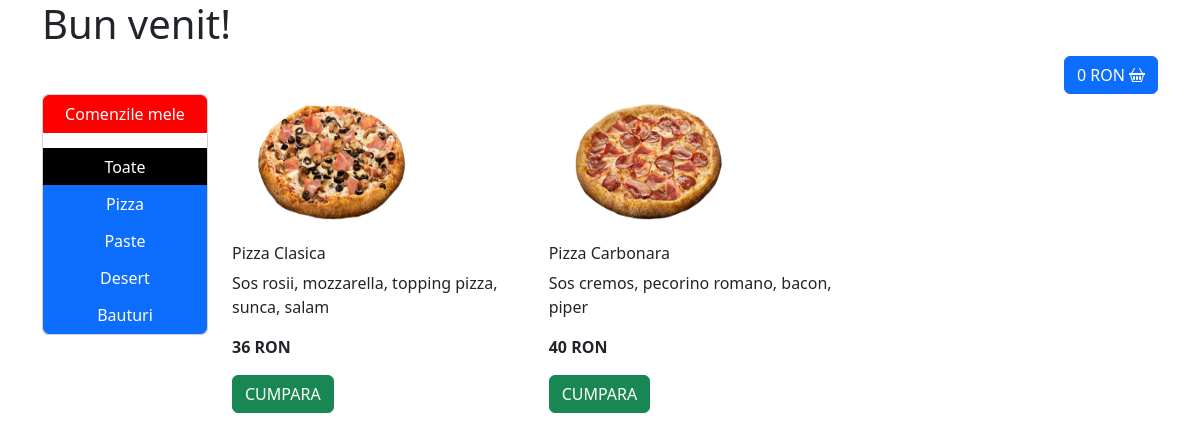
Screenshot of /?categorie=1 with the database file from the repository.
### shop/models.py (models this page shows)
class Categorie(models.Model):
    nume = models.CharField(max_length=50)
    def __str__(self):
        return self.nume

class Produs(models.Model):
    nume = models.CharField(max_length=100)
    image = models.ImageField(upload_to='photos/')
    pret = models.IntegerField()
    descriere = models.CharField(max_length=200)
    categorie = models.ForeignKey(Categorie, on_delete=models.CASCADE)
    def __str__(self):
        return f"{self.nume} - {self.pret} - {self.descriere}"

### shop/views.py (the view)
# urls.py: path('', views.homepage, name='homepage'),
def homepage(request):
    if 'cos' not in request.session:
        request.session['cos'] = []
    if 'categorie' in request.GET:
        id_categorie = int(request.GET.get('categorie'))
        categorie_obiect = Categorie.objects.get(id=id_categorie)
        produse = Produs.objects.filter(categorie=categorie_obiect ).all()
        print(produse)
    else:
        produse = Produs.objects.all()
    categorii = Categorie.objects.all()
    produse_din_cos = []
    for id_produs in request.session['cos']:
        produse_din_cos.append(Produs.objects.get(id=id_produs))
    context = {
        'produse': produse,
        'categorii': categorii,
        'total': sum([produs.pret for produs in produse_din_cos])
    }
    return render(request, 'home.html', context)

### shop/templates/home.html
{% extends 'base.html' %}
{% block content %}
 <h1>Bun venit!</h1>
<div class="d-flex justify-content-end">
<a href="{% url 'checkout' %}" class = "btn btn-primary">
    {{ total }} RON
    <i class="bi bi-basket2"></i>
</a>
</div>
<div class="row">
    <div class="col-2">
        <div class="card">
            <div class="btn-group-vertical" role="group">
                <a href="{% url 'comenzi' %}" class="btn btn-primary mb-3" style="background-color: red; border-color: red;">Comenzile mele</a>
                <a class="btn btn-primary" href="/" style="background-color: black; border-color: black;">Toate</a>
                {% for categorie in categorii %}
                <a class="btn btn-primary" href="?categorie={{categorie.id}}">{{ categorie }}</a>
                {% endfor %}
            </div>
        </div>
    </div>
    <div class="col-10">
        <div class="row">
            {% if produse %}
            {% for produs in produse %}
            <div class="col-4 mb-4">
                <img src="{{ produs.image.url }}" width="200" height="150" alt="{{ produs.nume }}">
                <h6>{{ produs.nume }}</h6>
                <p>{{ produs.descriere }}</p>
                <p><b>{{ produs.pret }} RON</b></p>
                <a href="{% url 'adauga_produs_in_cos' produs.id %}" class="btn btn-success">CUMPARA</a>
            </div>
            {% endfor %}
                {% else %}
                <h5 style="text-align: center;">Acest produs nu este disponibil.</h5>
                {% endif %}
        </div>
    </div>
</div>
{% endblock %}

### rows the page displays
Categorie: nume "Pizza"
Categorie: nume "Paste"
Categorie: nume "Desert"
Categorie: nume "Bauturi"
Produs: image (picture), nume "Pizza Clasica", descriere "Sos rosii, mozzarella, topping pizza, sunca, salam", pret "36"
Produs: image (picture), nume "Pizza Carbonara", descriere "Sos cremos, pecorino romano, bacon, piper", pret "40"

### other values shown
{{ total }} "0"
